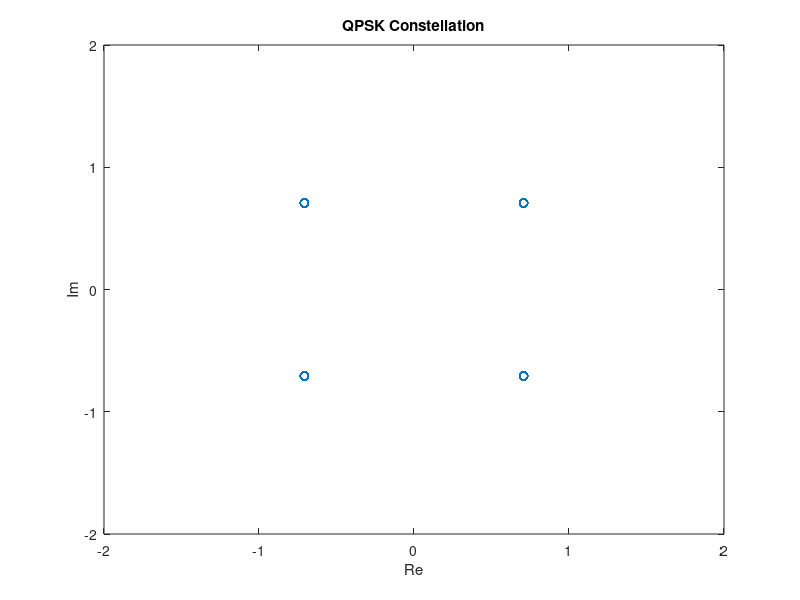
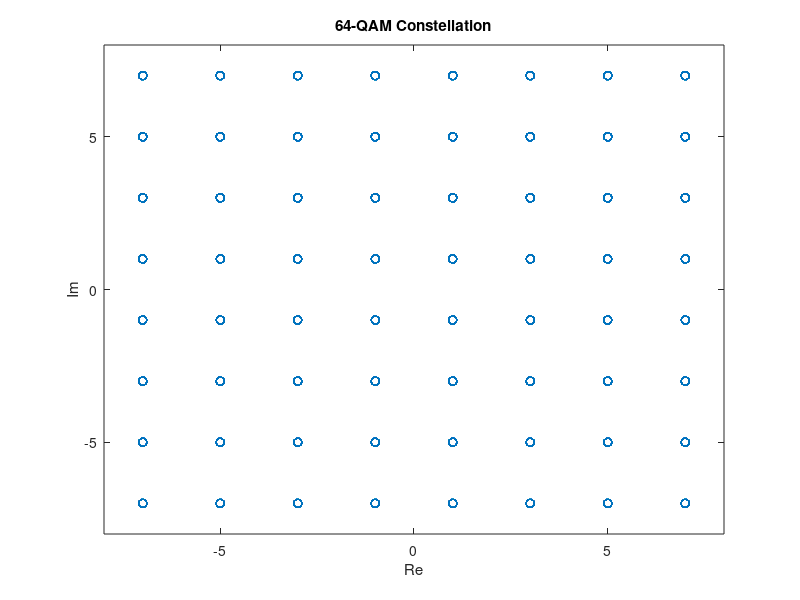
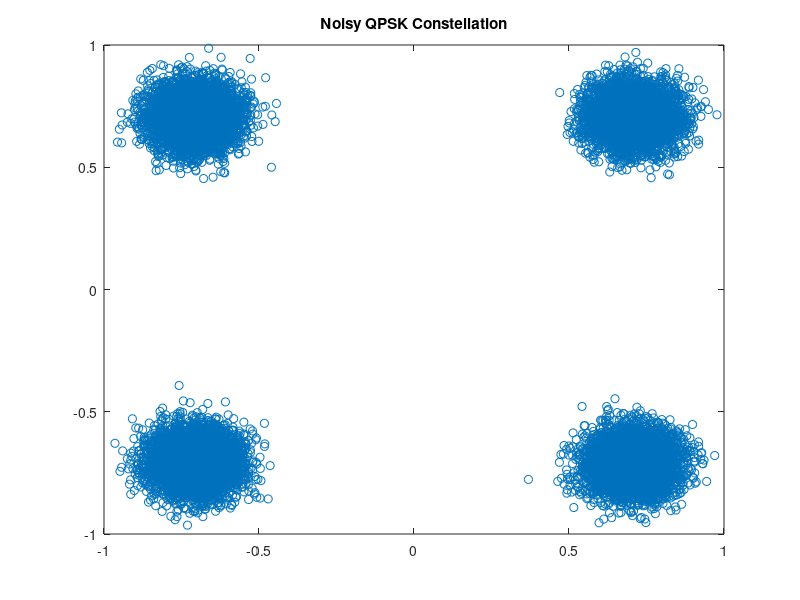
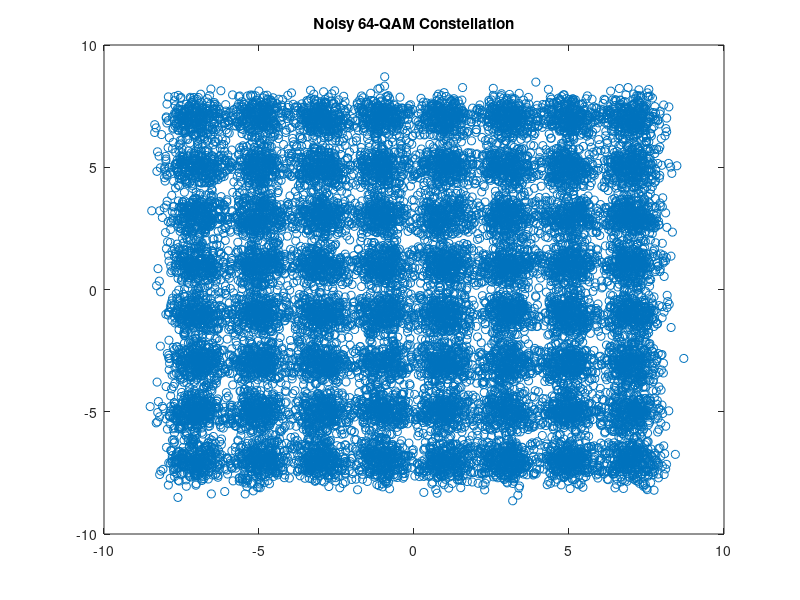

Here is the MATLAB script that generated these plots, in order:
%addpath('./qpsk/');

clear all 
close all
clc

%----------------------------------------------------%
% 2.1 The symbol constellation and a symbol sequence %
%----------------------------------------------------%
const_qpsk = exp(1j*[pi/4 3*pi/4 5*pi/4 7*pi/4]).'; % QPSK alphabet.
qpsk = const_qpsk(randi(4,20000,1)); % QPSK symbol sequence.

% plot the constellation.
figure
plot(qpsk,'o');
xlabel('Re');
ylabel('Im');
title('QPSK Constellation')
axis([-2 2 -2 2]); % scale the axis of the figure.

aqam = [-7 -5 -3 -1 1 3 5 7];
A = repmat(aqam,8,1);
B = flipud(A') ;
const_qam = A+1j*B; % 8x8-matrix with constellation points.
const_qam = const_qam(:); % column-vector with 64-QAM alphabet.
qam = const_qam(randi(64,20000,1)); % 64-QAM symbol sequence.

% plot the constellation.
figure
plot(qam,'o');
axis([-8 8 -8 8]); % Scale the axis of the figure.
xlabel('Re');
ylabel('Im');
title('64-QAM Constellation')

%--------------------------------%
% 2.2 Adding Noise to the Signal %
%--------------------------------%
n = randn(size(qam))+1j*randn(size(qam)); % randn generates Gaussian noise.
svqpsk = std(qpsk)^2; % QPSK signal variance (power).
svqam = std(qam)^2; % QAM signal variance (power).
nv = std(n)^2; % noise variance (power).

SNR = 20; % TargetSNR=20dB

% add noise to signal.
p1 = std(qpsk)/(std(n)*10^(SNR/20)); % proper constant p.
snqpsk = qpsk+n*p1; % add noise to signal.

% plot noisy constellation.
figure
plot(snqpsk,'o');
title('Noisy QPSK Constellation')

% add noise to signal.
p2 = std(qam)/(std(n)*10^(SNR/20)); % proper constant p.
snqam = qam+n*p2; 

% plot noisy constellation.
figure
plot(snqam,'o');
title('Noisy 64-QAM Constellation')

%---------------------------------------------------%
% 2.3 Signal Detection (symbol by symbol detection) %
%---------------------------------------------------%
%------%
% QPSK %
%------%
% 4x20000-matrix, each line contains the same sn-vector.
sn_block = repmat(snqpsk,1,4).';

% 4x20000-matrix, where each column contains const.
const_block = repmat(const_qpsk,1,20000);

% 4x20000-matrix, whose every column contains the received symbol
% distances to all possible symbol constellation points.
distance = abs(sn_block-const_block); 

% returns the minimum distance y and the corresponding
% constellation index ind_1. Both vectors have the size of 1x20000.
[~,ind_1] = min(distance); 

% using vector ind_1, we can determine the detected symbol vector.
qpsk_det = const_qpsk(ind_1);

%-----%
% QAM %
%-----%
% 64x20000-matrix, each line contains the same sn-vector.
sn_block = repmat(snqam,1,64).';

% 64x20000-matrix, where each column contains the const.
const_block = repmat(const_qam,1,20000);

% 64x20000-matrix, whose every column contains the received symbol 
% distances to all possible symbol constellation points.
distance = abs(sn_block-const_block);

% returns the minimum distance y and the corresponding
% constellation index ind_2. Both vectors have the size of 1x20000.
[y,ind_2] = min(distance); 

% using vector ind_2, we can determine the detected symbol vector.
qam_det = const_qam(ind_2); 


%---------------------------------%
% 2.4 The symbol-error rate (SER) %
%---------------------------------%
% minimum distance d for our QPSK constellation.
d = sqrt(2);

% sigma is the deviation of noise (real or imaginary part).
sigma = std(real(n*p1));

Q = 0.5*erfc(d/(sqrt(2)*2*sigma));

% theoretical symbol error rate.
ser_theo = 2*Q - Q^2

% Comparison returns 0 (false) or 1 (true)
nr_of_errors = sum(qpsk~=qpsk_det);

% simulated symbol error rate.
ser_simu = nr_of_errors/20000

d = 2; % minimum distance d for our QAM alphabet

% sigma is the deviation of noise real or imaginary part
sigma = std(real(n*p2));
Q = 0.5*erfc(d/(sqrt(2)*2*sigma));

nr_of_errors = sum(qam~=qam_det);
ser_simu = nr_of_errors/20000 % simulated symbol error rate
ser_theo = 3.5*Q - 3.0625*Q^2 % theoretical symbol error rate